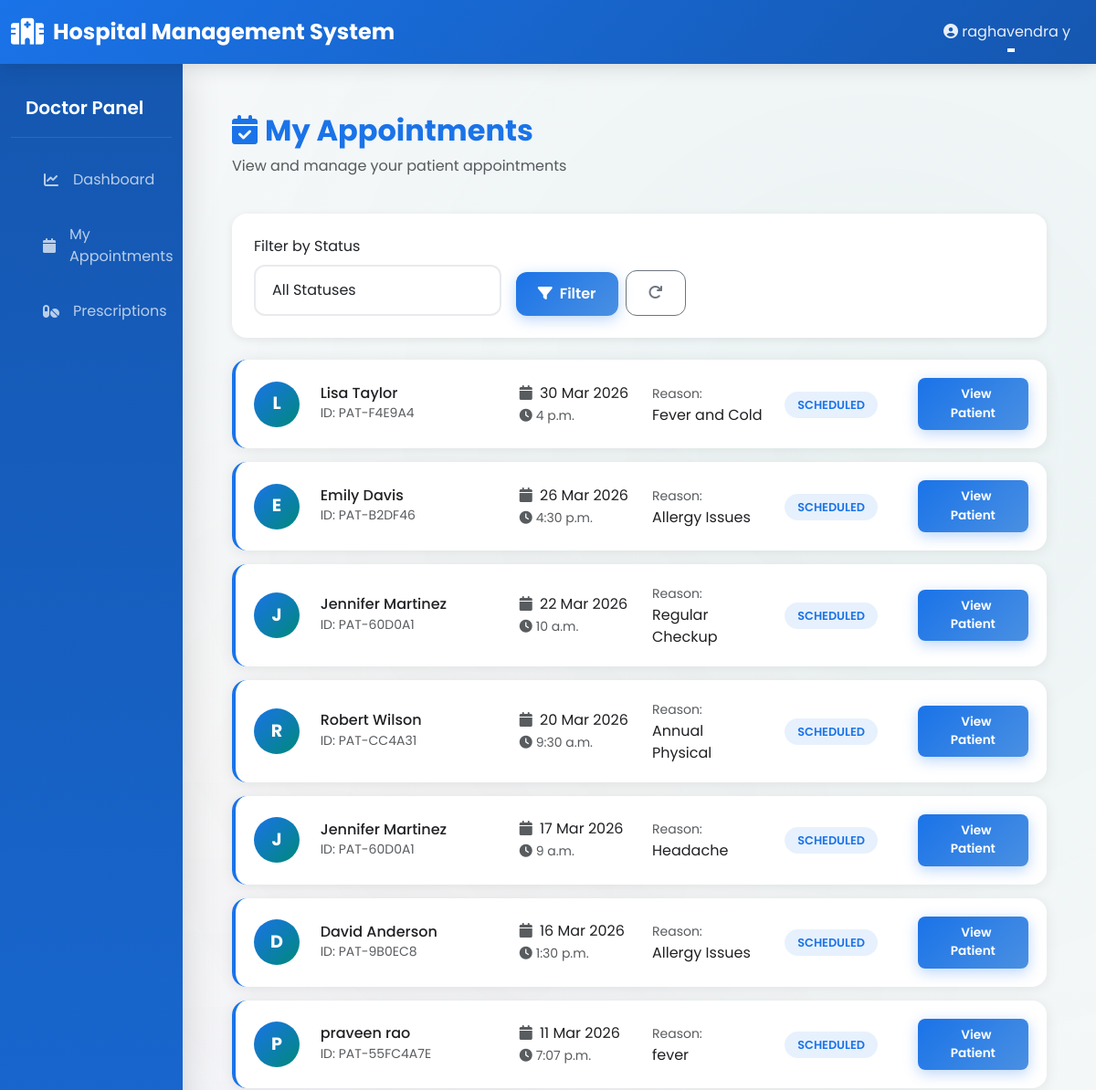
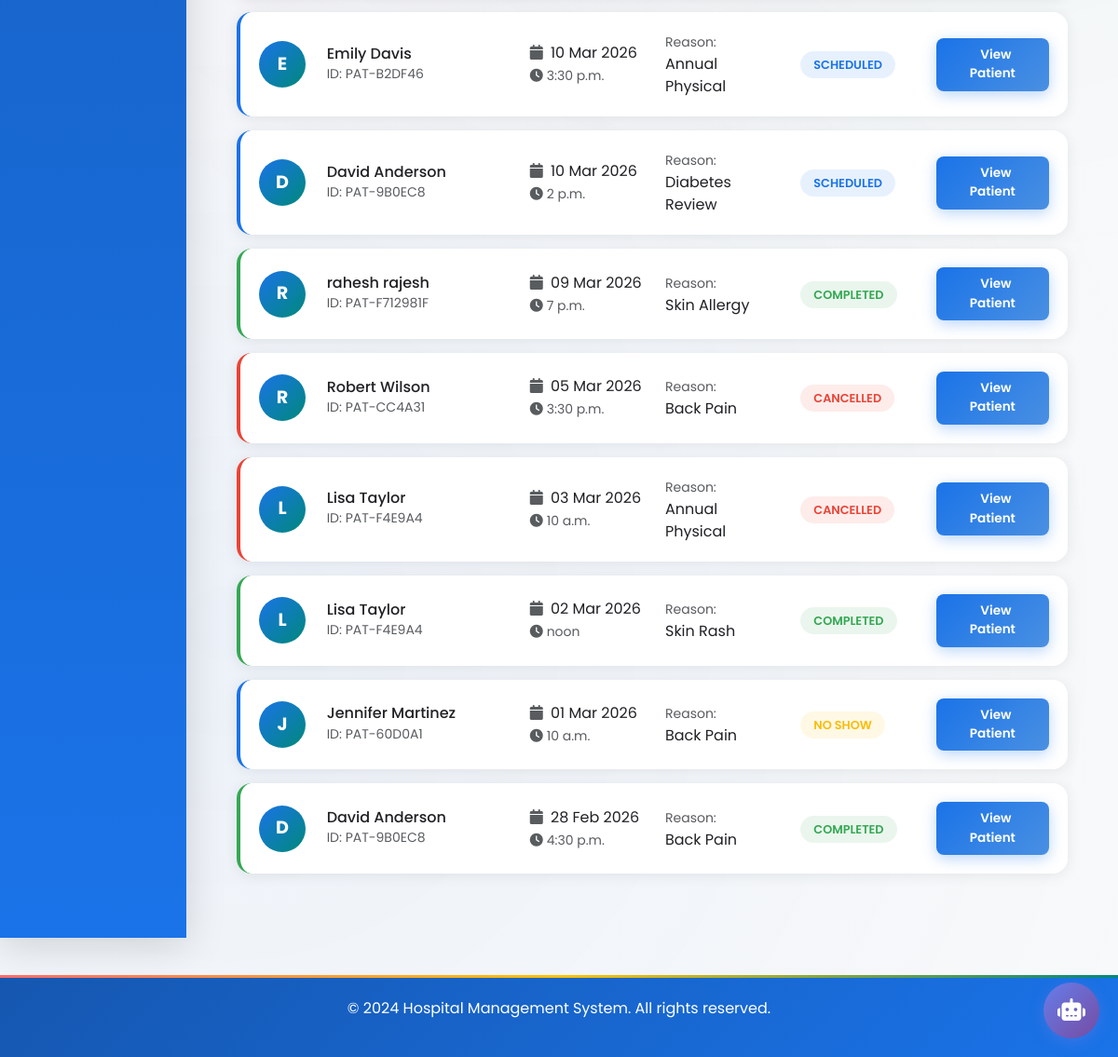
Page /doctors/appointments/ (signed in) on the committed database (2 pictures, top to bottom).
### accounts/models.py (models this page shows, shortened)
class CustomUser(AbstractUser):
    ROLE_CHOICES = (
        ('ADMIN', 'Administrator'),
        ('DOCTOR', 'Doctor'),
        ('NURSE', 'Nurse'),
        ('PHARMACIST', 'Pharmacist'),
        ('RECEPTIONIST', 'Receptionist'),
        ('PATIENT', 'Patient'),
    )
    role = models.CharField(max_length=20, choices=ROLE_CHOICES, default='PATIENT')
    phone = models.CharField(max_length=20, blank=True, null=True)
    address = models.TextField(blank=True, null=True)
    city = models.CharField(max_length=100, blank=True, null=True)
    state = models.CharField(max_length=100, blank=True, null=True)
    profile_picture = models.ImageField(upload_to='profile_pictures/', blank=True, null=True)
    created_at = models.DateTimeField(auto_now_add=True)
    updated_at = models.DateTimeField(auto_now=True)
    is_active_user = models.BooleanField(default=True)
    class Meta:
        ordering = ['-created_at']
        indexes = [
            models.Index(fields=['role']),
            models.Index(fields=['email']),
        ]

class Appointment(models.Model):
    STATUS_CHOICES = (
        ('SCHEDULED', 'Scheduled'),
        ('COMPLETED', 'Completed'),
        ('CANCELLED', 'Cancelled'),
        ('NO_SHOW', 'No Show'),
    )
    appointment_id = models.CharField(max_length=50, unique=True)
    patient = models.ForeignKey(Patient, on_delete=models.CASCADE, related_name='appointments')
    doctor = models.ForeignKey(Doctor, on_delete=models.CASCADE, related_name='appointments')
    appointment_date = models.DateField()
    appointment_time = models.TimeField()
    reason = models.CharField(max_length=255)
    notes = models.TextField(blank=True, null=True)
    status = models.CharField(max_length=20, choices=STATUS_CHOICES, default='SCHEDULED')
    consultation_fee = models.DecimalField(max_digits=10, decimal_places=2, null=True, blank=True)
    created_by = models.ForeignKey(CustomUser, on_delete=models.SET_NULL, null=True,
                                   related_name='created_appointments')
    created_at = models.DateTimeField(auto_now_add=True)
    updated_at = models.DateTimeField(auto_now=True)
    class Meta:
        ordering = ['-appointment_date', '-appointment_time']
        unique_together = ['doctor', 'appointment_date', 'appointment_time']
        indexes = [
            models.Index(fields=['appointment_date']),
            models.Index(fields=['status']),
        ]

class Patient(models.Model):
    BLOOD_GROUP_CHOICES = (
        ('A+', 'A+'),
        ('A-', 'A-'),
        ('B+', 'B+'),
        ('B-', 'B-'),
        ('AB+', 'AB+'),
        ('AB-', 'AB-'),
        ('O+', 'O+'),
        ('O-', 'O-'),
    )
    GENDER_CHOICES = (
        ('M', 'Male'),
        ('F', 'Female'),
        ('O', 'Other'),
    )
    STATUS_CHOICES = (
        ('ADMITTED', 'Admitted'),
        ('DISCHARGED', 'Discharged'),
        ('OUTPATIENT', 'Outpatient'),
    )
    user = models.OneToOneField(CustomUser, on_delete=models.CASCADE, related_name='patient_profile')
    patient_id = models.CharField(max_length=50, unique=True)
    date_of_birth = models.DateField()
    gender = models.CharField(max_length=1, choices=GENDER_CHOICES)
    blood_group = models.CharField(max_length=5, choices=BLOOD_GROUP_CHOICES, blank=True, null=True)
    emergency_contact = models.CharField(max_length=20)
    emergency_contact_name = models.CharField(max_length=100)
    allergies = models.TextField(blank=True, null=True)
    medical_history = models.TextField(blank=True, null=True)
    assigned_doctor = models.ForeignKey(Doctor, on_delete=models.SET_NULL, null=True, blank=True,
                                        related_name='patients')
    assigned_nurse = models.ForeignKey(Nurse, on_delete=models.SET_NULL, null=True, blank=True,
                                       related_name='patients')
    admission_status = models.CharField(max_length=20, choices=STATUS_CHOICES, default='OUTPATIENT')
    admission_date = models.DateTimeField(null=True, blank=True)
    discharge_date = models.DateTimeField(null=True, blank=True)
    discharge_summary = models.TextField(blank=True, null=True)
    created_at = models.DateTimeField(auto_now_add=True)
    updated_at = models.DateTimeField(auto_now=True)
    class Meta:
        ordering = ['-created_at']
        indexes = [
            models.Index(fields=['patient_id']),
            models.Index(fields=['admission_status']),
        ]

### doctors/views.py (the view)
# urls.py: path('appointments/', views.DoctorViewAppointmentsView.as_view(), name='view_appointments'),
class DoctorViewAppointmentsView(LoginRequiredMixin, UserPassesTestMixin, ListView):
    model = Appointment
    template_name = 'doctors/view_appointments.html'
    context_object_name = 'appointments'
    paginate_by = 20
    def test_func(self):
        return self.request.user.role == 'DOCTOR'
    def get_queryset(self):
        doctor = self.request.user.doctor_profile
        queryset = doctor.appointments.select_related('patient__user')
        status = self.request.GET.get('status', '')
        if status:
            queryset = queryset.filter(status=status)
        return queryset.order_by('-appointment_date', '-appointment_time')
    def get_context_data(self, **kwargs):
        context = super().get_context_data(**kwargs)
        context['statuses'] = Appointment.STATUS_CHOICES
        context['status'] = self.request.GET.get('status', '')
        return context

### templates/doctors/view_appointments.html (shortened to what this page needs)
{% extends "base.html" %}
{% block content %}
<div class="container py-4">
    <div class="row mb-4">
        <div class="col-md-8">
            <h2 style="color: var(--primary-color); font-weight: 700;">
                <i class="fas fa-calendar-check me-2"></i>My Appointments
            </h2>
            <p class="text-muted">View and manage your patient appointments</p>
        </div>
    </div>
    <div class="card mb-4">
        <div class="card-body">
            <form method="get" class="row g-3">
                <div class="col-md-4">
                    <label class="form-label">Filter by Status</label>
                    <select name="status" class="form-select">
                        <option value="">All Statuses</option>
                    </select>
                </div>
                <div class="col-md-4 d-flex align-items-end">
                    <button type="submit" class="btn btn-primary">
                        <i class="fas fa-filter me-2"></i>Filter
                    </button>
                    <a href="{% url 'doctors:view_appointments' %}" class="btn btn-outline-secondary ms-2">
                        <i class="fas fa-redo"></i>
                    </a>
                </div>
            </form>
        </div>
    </div>
    {% if appointments %}
    <div class="row">
        {% for appointment in appointments %}
        <div class="col-12">
            <div class="appointment-card {{ appointment.status|lower }}">
                <div class="row align-items-center">
                    <div class="col-md-1">
                        <div class="patient-avatar">
                            {{ appointment.patient.user.first_name.0|upper }}
                        </div>
                    </div>
                    <div class="col-md-3">
                        <h6 class="mb-0">{{ appointment.patient.user.get_full_name }}</h6>
                        <small class="text-muted">ID: {{ appointment.patient.patient_id }}</small>
                    </div>
                    <div class="col-md-2">
                        <div>
                            <i class="fas fa-calendar me-1 text-muted"></i>
                            {{ appointment.appointment_date|date:"d M Y" }}
                        </div>
                        <small class="text-muted">
                            <i class="fas fa-clock me-1"></i>{{ appointment.appointment_time }}
                        </small>
                    </div>
                    <div class="col-md-2">
                        <small class="text-muted">Reason:</small>
                        <div>{{ appointment.reason|truncatewords:3 }}</div>
                    </div>
                    <div class="col-md-2">
                        <span class="status-badge {{ appointment.status|lower }}">
                            {{ appointment.get_status_display }}
                        </span>
                    </div>
                    <div class="col-md-2 text-end">
                        <a href="{% url 'patients:patient_detail' appointment.patient.patient_id %}" class="btn btn-sm btn-primary action-btn">
                             View Patient
                        </a>
                    </div>
                </div>
            </div>
        </div>
        {% endfor %}
    </div>
    {% endif %}
</div>
{% endblock %}

### templates/base.html (shortened to what this page needs)
{% load static %}
<!DOCTYPE html>
<html lang="en">
<head>
    <link href="https://cdn.jsdelivr.net/npm/bootstrap@5.3.0/dist/css/bootstrap.min.css" rel="stylesheet">
    <link rel="stylesheet" href="https://cdnjs.cloudflare.com/ajax/libs/font-awesome/6.4.0/css/all.min.css">
    <link rel="stylesheet" href="{% static 'css/custom.css' %}">
</head>
<body>
    <nav class="navbar navbar-expand-lg navbar-dark sticky-top">
        <div class="container-fluid">
            <a class="navbar-brand" href="{% url 'home' %}">
                <i class="fas fa-hospital"></i> Hospital Management System
            </a>
            <div class="collapse navbar-collapse" id="navbarNav">
                <ul class="navbar-nav ms-auto">
                    {% if user.is_authenticated %}
                    <li class="nav-item dropdown">
                        <a class="nav-link dropdown-toggle" href="#" id="userDropdown" role="button" data-bs-toggle="dropdown">
                            <i class="fas fa-user-circle"></i> {{ user.get_full_name|default:user.email }}
                        </a>
                    </li>
                    {% else %}
                    <li class="nav-item">
                        <a class="nav-link" href="{% url 'accounts:role_choice' %}">Login</a>
                    </li>
                    {% endif %}
                </ul>
            </div>
        </div>
    </nav>
    <div class="container-fluid">
        <div class="row">
            {% if user.is_authenticated %}
            <nav class="col-md-2 d-md-block bg-light sidebar">
                <div class="position-sticky pt-3">
                    {% if user.role == 'ADMIN' %}
                        <h5 class="px-3 text-white mb-3">Admin Panel</h5>
                        <ul class="nav flex-column">
                            <li class="nav-item">
                                <a class="nav-link" href="{% url 'dashboard:admin_dashboard' %}">
                                    <i class="fas fa-chart-line"></i> Dashboard
                                </a>
                            </li>
                            <li class="nav-item">
                                <a class="nav-link" href="{% url 'patients:patient_list' %}">
                                    <i class="fas fa-users"></i> Manage Patients
                                </a>
                            </li>
                            <li class="nav-item">
                                <a class="nav-link" href="{% url 'doctors:doctor_list' %}">
                                    <i class="fas fa-user-md"></i> Manage Doctors
                                </a>
                            </li>
                            <li class="nav-item">
                                <a class="nav-link" href="{% url 'nurses:nurse_list' %}">
                                    <i class="fas fa-user-nurse"></i> Manage Nurses
                                </a>
                            </li>
                            <li class="nav-item">
                                <a class="nav-link" href="{% url 'reports:medical_report_list' %}">
                                    <i class="fas fa-file-medical"></i> Medical Reports
                                </a>
                            </li>
                            <li class="nav-item">
                                <a class="nav-link" href="{% url 'billing:billing_list' %}">
                                    <i class="fas fa-file-invoice-dollar"></i> Billing
                                </a>
                            </li>
                            <li class="nav-item">
                                <a class="nav-link" href="{% url 'billing:financial_reports' %}">
                                    <i class="fas fa-chart-line"></i> Financial Reports
                                </a>
                            </li>
                            <li class="nav-item">
                                <a class="nav-link" href="{% url 'billing:insurance_claim_list' %}">
                                    <i class="fas fa-file-contract"></i> Insurance Claims
                                </a>
                            </li>
                            <li class="nav-item">
                                <a class="nav-link" href="{% url 'billing:installment_plan_list' %}">
                                    <i class="fas fa-calendar-check"></i> Installments
                                </a>
                            </li>
                        </ul>
                    {% elif user.role == 'DOCTOR' %}
                        <h5 class="px-3 text-white mb-3">Doctor Panel</h5>
                        <ul class="nav flex-column">
                            <li class="nav-item">
                                <a class="nav-link" href="{% url 'dashboard:doctor_dashboard' %}">
                                    <i class="fas fa-chart-line"></i> Dashboard
                                </a>
                            </li>
                            <li class="nav-item">
                                <a class="nav-link" href="{% url 'doctors:view_appointments' %}">
                                    <i class="fas fa-calendar"></i> My Appointments
                                </a>
                            </li>
                            <li class="nav-item">
                                <a class="nav-link" href="{% url 'reports:prescription_list' %}">
                                    <i class="fas fa-pills"></i> Prescriptions
                                </a>
                            </li>
                        </ul>
                    {% endif %}
                </div>
            </nav>
            {% endif %}
            <main class="col-md-{% if user.is_authenticated %}10{% else %}12{% endif %}">
                <div class="main-content">
                    {% block content %}{% endblock %}
                </div>
            </main>
        </div>
    </div>
    <footer class="footer">
        <p>&copy; 2024 Hospital Management System. All rights reserved.</p>
    </footer>
    {% if user.is_authenticated %}
    <div id="chat-widget">
        <button id="chat-toggle-btn" class="chat-toggle-btn" onclick="toggleChat()">
            <i class="fas fa-robot"></i>
        </button>
    </div>
    {% endif %}
</body>
</html>

### rows in the picture
CustomUser: get_full_name "raghavendra y"
Appointment: patient.user.first_name.0 "L", patient.user.get_full_name "Lisa Taylor", patient.patient_id "PAT-F4E9A4", appointment_date "30 Mar 2026", appointment_time "4 p.m.", reason "Fever and Cold", status "SCHEDULED"
Appointment: patient.user.first_name.0 "E", patient.user.get_full_name "Emily Davis", patient.patient_id "PAT-B2DF46", appointment_date "26 Mar 2026", appointment_time "4:30 p.m.", reason "Allergy Issues", status "SCHEDULED"
Appointment: patient.user.first_name.0 "J", patient.user.get_full_name "Jennifer Martinez", patient.patient_id "PAT-60D0A1", appointment_date "22 Mar 2026", appointment_time "10 a.m.", reason "Regular Checkup", status "SCHEDULED"
Appointment: patient.user.first_name.0 "R", patient.user.get_full_name "Robert Wilson", patient.patient_id "PAT-CC4A31", appointment_date "20 Mar 2026", appointment_time "9:30 a.m.", reason "Annual Physical", status "SCHEDULED"
Appointment: patient.user.first_name.0 "J", patient.user.get_full_name "Jennifer Martinez", patient.patient_id "PAT-60D0A1", appointment_date "17 Mar 2026", appointment_time "9 a.m.", reason "Headache", status "SCHEDULED"
Appointment: patient.user.first_name.0 "D", patient.user.get_full_name "David Anderson", patient.patient_id "PAT-9B0EC8", appointment_date "16 Mar 2026", appointment_time "1:30 p.m.", reason "Allergy Issues", status "SCHEDULED"
Appointment: patient.user.first_name.0 "P", patient.user.get_full_name "praveen rao", patient.patient_id "PAT-55FC4A7E", appointment_date "11 Mar 2026", appointment_time "7:07 p.m.", reason "fever", status "SCHEDULED"
Appointment: patient.user.first_name.0 "E", patient.user.get_full_name "Emily Davis", patient.patient_id "PAT-B2DF46", appointment_date "10 Mar 2026", appointment_time "3:30 p.m.", reason "Annual Physical", status "SCHEDULED"
Appointment: patient.user.first_name.0 "D", patient.user.get_full_name "David Anderson", patient.patient_id "PAT-9B0EC8", appointment_date "10 Mar 2026", appointment_time "2 p.m.", reason "Diabetes Review", status "SCHEDULED"
Appointment: patient.user.first_name.0 "R", patient.user.get_full_name "rahesh rajesh", patient.patient_id "PAT-F712981F", appointment_date "09 Mar 2026", appointment_time "7 p.m.", reason "Skin Allergy", status "COMPLETED"
Appointment: patient.user.first_name.0 "R", patient.user.get_full_name "Robert Wilson", patient.patient_id "PAT-CC4A31", appointment_date "05 Mar 2026", appointment_time "3:30 p.m.", reason "Back Pain", status "CANCELLED"
Appointment: patient.user.first_name.0 "L", patient.user.get_full_name "Lisa Taylor", patient.patient_id "PAT-F4E9A4", appointment_date "03 Mar 2026", appointment_time "10 a.m.", reason "Annual Physical", status "CANCELLED"
Appointment: patient.user.first_name.0 "L", patient.user.get_full_name "Lisa Taylor", patient.patient_id "PAT-F4E9A4", appointment_date "02 Mar 2026", appointment_time "noon", reason "Skin Rash", status "COMPLETED"
Appointment: patient.user.first_name.0 "J", patient.user.get_full_name "Jennifer Martinez", patient.patient_id "PAT-60D0A1", appointment_date "01 Mar 2026", appointment_time "10 a.m.", reason "Back Pain", status "NO SHOW"
Appointment: patient.user.first_name.0 "D", patient.user.get_full_name "David Anderson", patient.patient_id "PAT-9B0EC8", appointment_date "28 Feb 2026", appointment_time "4:30 p.m.", reason "Back Pain", status "COMPLETED"
